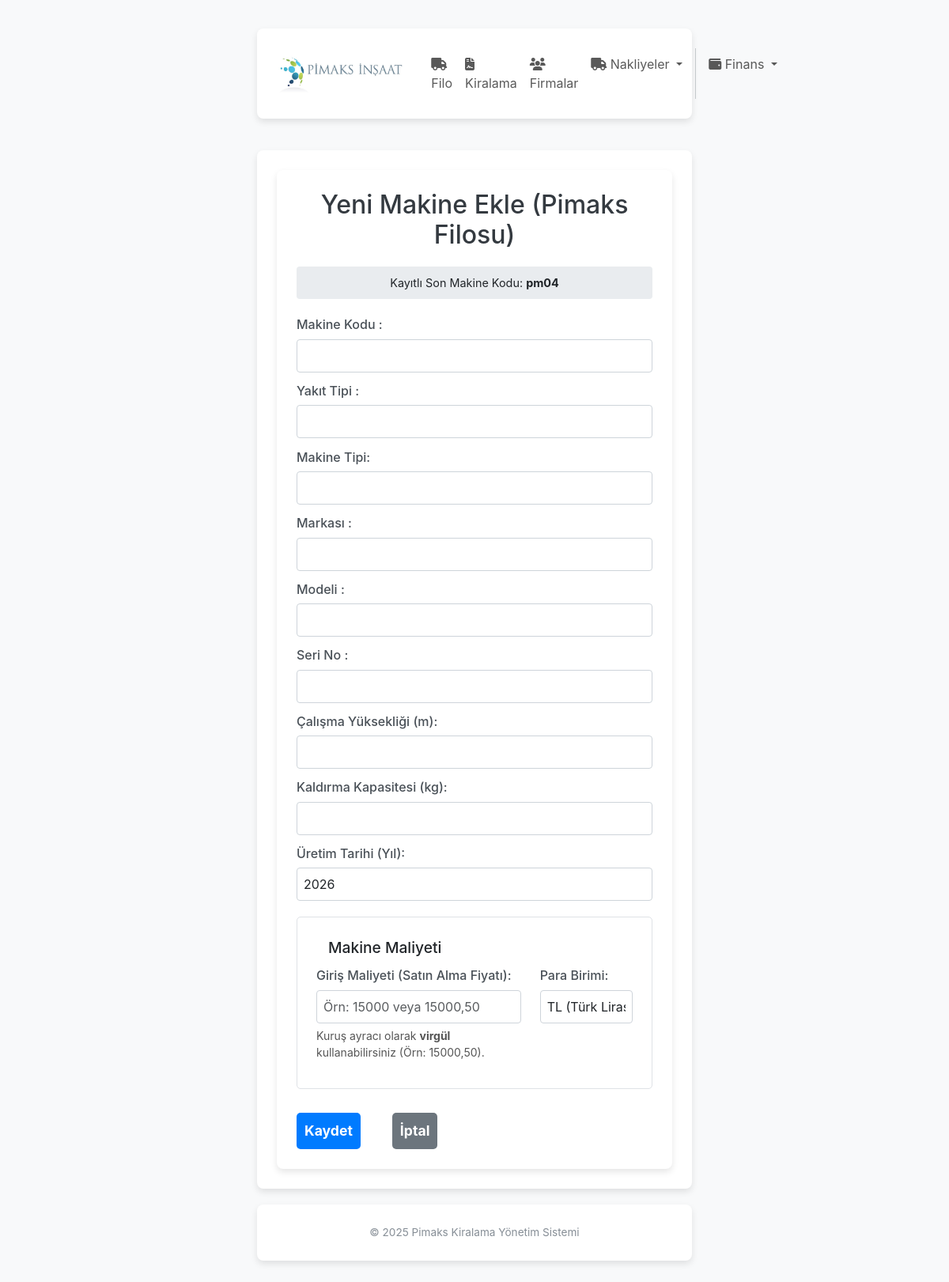
The app's page /filo/ekle, older data.
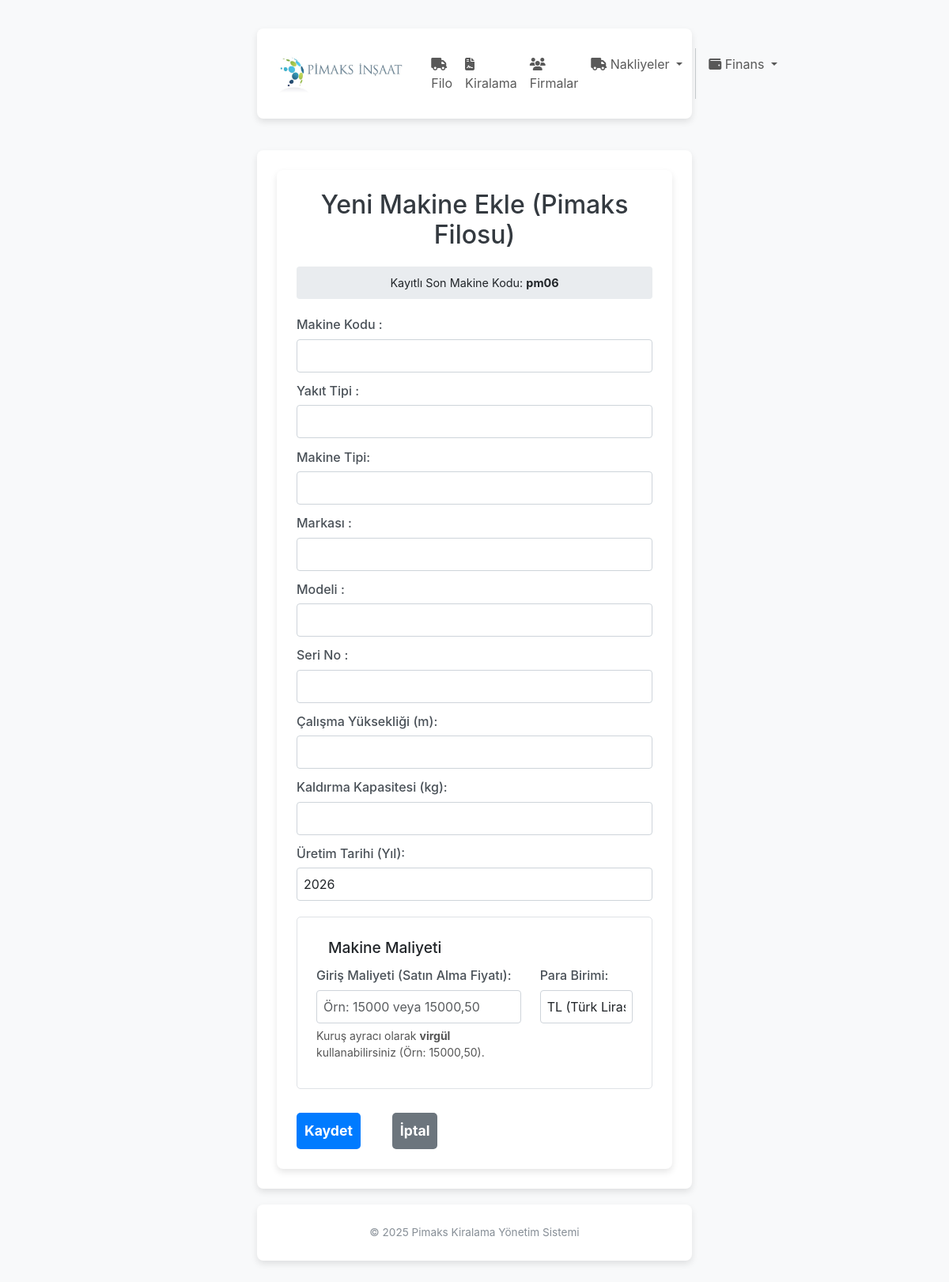
The same page, newer data.
### app/filo/models.py (models this page shows, shortened)
class Ekipman(db.Model):
    __tablename__ = 'ekipman'
    id = db.Column(db.Integer, primary_key=True)
    kod = db.Column(db.String(100), unique=True, nullable=False, index=True)
    yakit = db.Column(db.String(50), nullable=False, default='')
    tipi = db.Column(db.String(100), nullable=False, default='')
    marka = db.Column(db.String(100), nullable=False)
    model = db.Column(db.String(100), nullable=True, default='')
    seri_no = db.Column(db.String(100), nullable=False, index=True)
    calisma_yuksekligi = db.Column(db.Integer, nullable=False)
    kaldirma_kapasitesi = db.Column(db.Integer, nullable=False)
    uretim_tarihi = db.Column(db.String(100), nullable=False)
    calisma_durumu = db.Column(db.String(50), nullable=False, default='bosta')
    giris_maliyeti = db.Column(db.String(50), nullable=True, default='0')
    para_birimi = db.Column(db.String(3), nullable=False, default='TRY')
    is_active = db.Column(db.Boolean, default=True, nullable=False)
    firma_tedarikci_id = db.Column(db.Integer, db.ForeignKey('firma.id'), nullable=True)
    firma_tedarikci = db.relationship('Firma', back_populates='tedarik_edilen_ekipmanlar', foreign_keys=[firma_tedarikci_id])
    kiralama_kalemleri = db.relationship(
        'KiralamaKalemi',
        back_populates='ekipman',
        foreign_keys='KiralamaKalemi.ekipman_id',
        cascade="all, delete-orphan"
    )
    bakim_kayitlari = db.relationship('BakimKaydi', back_populates='ekipman', cascade="all, delete-orphan")
    __table_args__ = (db.UniqueConstraint('firma_tedarikci_id', 'seri_no', name='_tedarikci_seri_no_uc'),)
    swap_cikis_kayitlari = db.relationship('MakineDegisim', foreign_keys='MakineDegisim.eski_ekipman_id', backref='eski_ekipman', lazy='dynamic')
    swap_giris_kayitlari = db.relationship('MakineDegisim', foreign_keys='MakineDegisim.yeni_ekipman_id', backref='yeni_ekipman', lazy='dynamic')

### app/filo/routes.py (the view, shortened to what this page needs)
@filo_bp.route('/ekle', methods=['GET', 'POST'])
def ekle():
    form = EkipmanForm()
    try:
        son_ekipman = Ekipman.query.filter(
            Ekipman.firma_tedarikci_id.is_(None)
        ).order_by(Ekipman.kod.desc()).first()
        son_kod = son_ekipman.kod if son_ekipman else 'Henüz kayıt yok'
    except:
        son_kod = '...'
    return render_template('filo/ekle.html', form=form, son_kod=son_kod)

### app/filo/forms.py
class EkipmanForm(FlaskForm):
    kod = StringField('Makine Kodu', validators=[InputRequired()])
    yakit = StringField('Yakıt Türü', validators=[InputRequired()])
    tipi = StringField('Makine Tipi', validators=[InputRequired()])
    marka = StringField('Makine Markası', validators=[InputRequired()])
    model = StringField('Makine Modeli', validators=[InputRequired()])
    seri_no = StringField('Makine Seri No', validators=[InputRequired()])
    calisma_yuksekligi = StringField('Çalışma Yüksekliği (m)', validators=[InputRequired()])
    kaldirma_kapasitesi = StringField('Kaldırma Kapasitesi (kg)', validators=[InputRequired()])
    uretim_tarihi = StringField('Üretim Tarihi (Yıl)', validators=[InputRequired()])
    giris_maliyeti = StringField('Giriş Maliyeti (Satın Alma)', validators=[Optional(), validate_currency])
    para_birimi = SelectField(
        'Para Birimi',
        choices=[('TRY', 'TL (Türk Lirası)'), ('USD', 'USD (Amerikan Doları)'), ('EUR', 'EUR (Euro)')],
        default='TRY',
        validators=[InputRequired()]
    )
    submit = SubmitField('Kaydet')

### app/templates/filo/ekle.html (shortened to what this page needs)
{% extends "base.html" %}
{% block content %}
<div class="container">
    <h2>Yeni Makine Ekle (Pimaks Filosu)</h2>
    <form action="" method="POST" novalidate>
        <div class="form-info">
            Kayıtlı Son Makine Kodu: <strong>{{ son_kod }}</strong>
        </div>
        <div class="form-group">
            {{ form.kod.label(text="Makine Kodu :") }}
            {{ form.kod(class="form-control") }}
        </div>
        <div class="form-group">
             {{ form.yakit.label(text="Yakıt Tipi :") }}
             {{ form.yakit(id="yakit", class="form-control", list="yakit-listesi") }}
        </div>
        <div class="form-group">
             {{ form.tipi.label(text="Makine Tipi:") }}
             {{ form.tipi(id="tipi", class="form-control", list="tip-listesi") }}
        </div>
         <div class="form-group">
             {{ form.marka.label(text="Markası :") }}
             {{ form.marka(id="marka", class="form-control", list="marka-listesi") }}
        </div>
        <div class="form-group">
             {{ form.model.label(text="Modeli :") }}
             {{ form.model(id="model", class="form-control") }}
        </div>
       <div class="form-group">
            {{ form.seri_no.label(text="Seri No :") }}
            {{ form.seri_no(id="seri_no", class="form-control") }}
        </div>
        <div class="form-group">
            {{ form.calisma_yuksekligi.label(text="Çalışma Yüksekliği (m):") }}
            {{ form.calisma_yuksekligi(id="calisma_yuksekligi", class="form-control", type="number", step="1") }}
        </div>
        <div class="form-group">
            {{ form.kaldirma_kapasitesi.label(text="Kaldırma Kapasitesi (kg):") }}
            {{ form.kaldirma_kapasitesi(id="kaldirma_kapasitesi", class="form-control", type="number") }}
        </div>
        <div class="form-group">
            {{ form.uretim_tarihi.label(text="Üretim Tarihi (Yıl):") }}
            {{ form.uretim_tarihi(id="uretim_tarihi", class="form-control", type="number", step="1", min="1990") }}
        </div>
        <fieldset class="form-group" style="border: 1px solid #dee2e6; padding: 1.5rem; margin-top: 20px; border-radius: 5px;">
            <legend style="font-size: 1.2em; font-weight: 500; width: auto; padding: 0 10px; margin-left: 5px;">Makine Maliyeti</legend>
            <div class="row">
                <div class="col-md-8 form-group">
                    {{ form.giris_maliyeti.label(text="Giriş Maliyeti (Satın Alma Fiyatı):") }}
                    {{ form.giris_maliyeti(class="form-control", placeholder="Örn: 15000 veya 15000,50", id="giris_maliyeti", autocomplete="off") }}
                    <small style="color: #555; margin-top: 5px; display: block;">
                        Kuruş ayracı olarak <strong>virgül</strong> kullanabilirsiniz (Örn: 15000,50).
                    </small>
                </div>
                <div class="col-md-4 form-group">
                    {{ form.para_birimi.label(text="Para Birimi:") }}
                    {{ form.para_birimi(class="form-control") }}
                </div>
            </div>
        </fieldset>
        <div class="butonlar">
         {{ form.submit(class="buton", value="Kaydet") }}
         <a href="{{ url_for(request.args.get('next', 'filo.index')) }}" class="buton iptal">İptal</a>
         </div>
    </form>
</div>
{% endblock %}

Row changes from the older to the newer data that the page shows:
no longer on this page (row unchanged): Ekipman: kod "pm04"
added Ekipman: kod "pm06"
